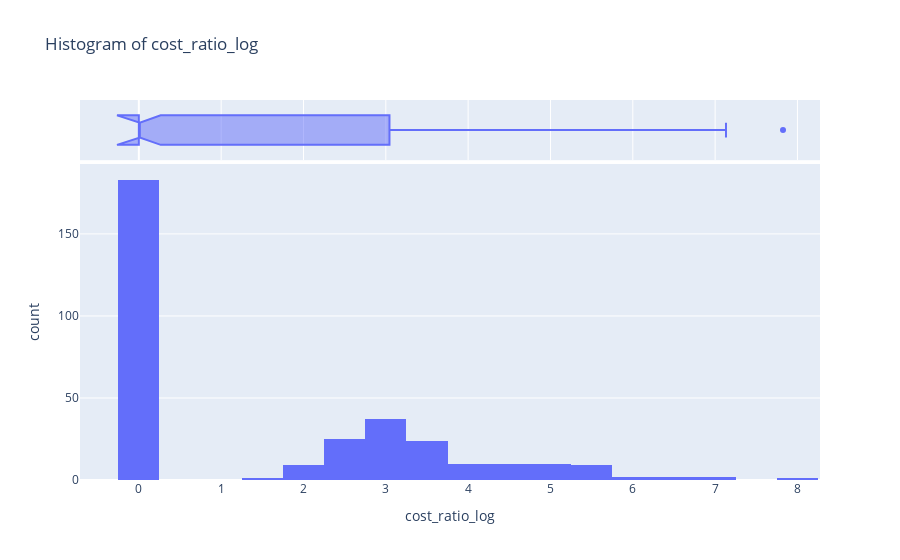

Source (notebook cell):
### Code cell
univariate('cost_ratio_log', outliers = 'yes')

### Figure 1 — Plotly figure (JSON) as saved in the notebook; plotly's stock layout.template omitted (floating-point values rounded to 4 significant figures; data arrays with more than 128 entries replaced by an {"elided": "..."} marker saying what was removed)
{"data": [{"alignmentgroup": "True", "bingroup": "x", "hovertemplate": "cost_ratio_log=%{x}<br>count=%{y}<extra></extra>", "legendgroup": "", "marker": {"color": "#636efa", "pattern": {"shape": ""}}, "name": "", "nbinsx": 18, "offsetgroup": "", "orientation": "v", "showlegend": false, "type": "histogram", "x": {"elided": "325 float values"}, "xaxis": "x", "yaxis": "y"}, {"alignmentgroup": "True", "hovertemplate": "<b>%{hovertext}</b><br><br>cost_ratio_log=%{x}<extra></extra>", "hovertext": {"elided": "325 str values"}, "legendgroup": "", "marker": {"color": "#636efa"}, "name": "", "notched": true, "offsetgroup": "", "showlegend": false, "type": "box", "x": {"elided": "325 float values"}, "xaxis": "x2", "yaxis": "y2"}], "layout": {"autosize": true, "barmode": "relative", "legend": {"tracegroupgap": 0}, "title": {"text": "Histogram of cost_ratio_log"}, "xaxis": {"anchor": "y", "autorange": true, "domain": [0, 1], "range": [-0.7146, 8.274], "title": {"text": "cost_ratio_log"}, "type": "linear"}, "xaxis2": {"anchor": "y2", "autorange": true, "domain": [0, 1], "matches": "x", "range": [-0.7146, 8.274], "showgrid": true, "showticklabels": false, "type": "linear"}, "yaxis": {"anchor": "x", "autorange": true, "domain": [0, 0.8316], "range": [0, 192.6], "title": {"text": "count"}}, "yaxis2": {"anchor": "x2", "autorange": true, "domain": [0.8416, 1], "matches": "y2", "range": [-0.5, 0.5], "showgrid": false, "showline": false, "showticklabels": false, "ticks": "", "type": "category"}}}
